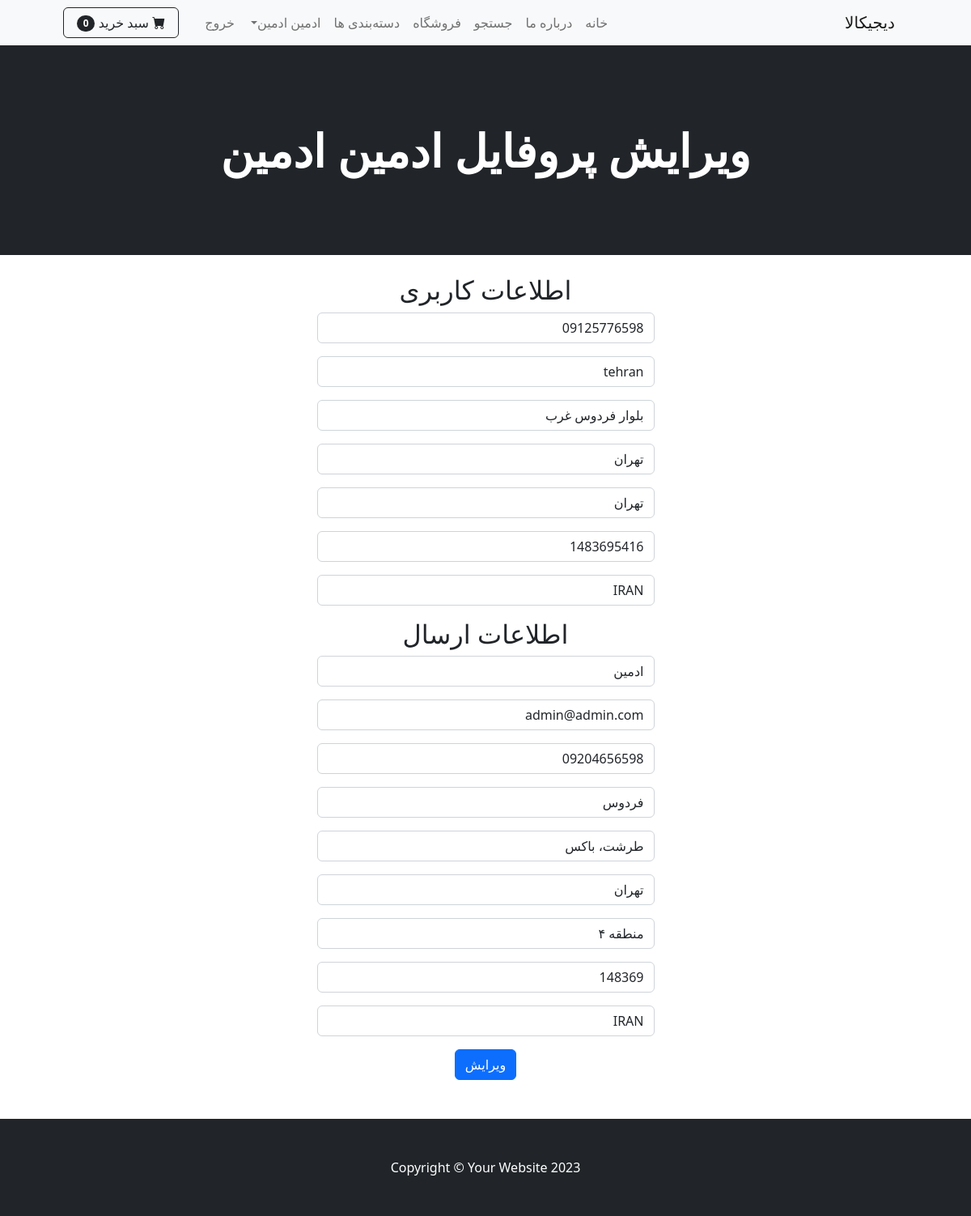
The app's page /accounts/update_profile/ (signed in) with its own data.
### shop/models.py (models this page shows, shortened)
class Profile(models.Model):
    user = models.OneToOneField(
        User, on_delete=models.CASCADE, related_name='profile')
    date_modified = models.DateTimeField(User, auto_now=True)
    phone = models.CharField(max_length=25, blank=False)
    address1 = models.CharField(max_length=255, blank=False)
    address2 = models.CharField(max_length=255)
    city = models.CharField(max_length=25)
    state = models.CharField(max_length=25)
    zipcode = models.CharField(max_length=25)
    country = models.CharField(max_length=25, default='IRAN')
    my_cart = models.CharField(max_length=200, blank=True, null=True)

### payment/models.py (models this page shows, shortened)
class ShippingAddress(models.Model):
    user = models.ForeignKey(
        User, on_delete=models.CASCADE, null=True, blank=False)
    shipping_fullName = models.CharField(max_length=255)
    shipping_email = models.CharField(max_length=255)
    shipping_phone = models.CharField(max_length=25, blank=True)
    shipping_address1 = models.CharField(max_length=255, blank=True)
    shipping_address2 = models.CharField(max_length=255, null=True)
    shipping_city = models.CharField(max_length=25)
    shipping_state = models.CharField(max_length=25, blank=True, null=True)
    shipping_zipcode = models.CharField(max_length=25, blank=True, null=True)
    shipping_country = models.CharField(max_length=25, default='IRAN')

### accounts/views.py (the view)
# urls.py: path("update_profile/", views.update_profile, name="update_profile"),
def update_profile(request):
    profile = get_object_or_404(models.Profile, user=request.user)
    profile, created = models.Profile.objects.get_or_create(user=request.user)
    shipping_user, created = ShippingAddress.objects.get_or_create(
        user=request.user)
    if request.method == 'POST':
        form = forms.UpdateUserProfile(request.POST, instance=profile)
        shipping_form = ShippingForm(request.POST, instance=shipping_user)
        if form.is_valid() or shipping_form.is_valid():
            form.save()
            shipping_form.save()
            messages.success(request, 'پروفایل با موفقیت به‌روزرسانی شد!')
            return redirect('home')
    else:
        form = forms.UpdateUserProfile(instance=profile)
        shipping_form = ShippingForm(instance=shipping_user)
    return render(request, 'accounts/update_profile.html', {'form': form, 'shipping_form': shipping_form})

### cart/cart.py (called while the page is built)
    def __len__(self):
        return sum(item['qty'] for item in self.cart.values())

### cart/context_processors.py (called while the page is built)
def cart(request):
    return {'cart': Cart(request)}

### templates/accounts/update_profile.html (shortened to what this page needs)
{% extends 'base.html' %}
{% block content %}
<header class="bg-dark py-5">
	<div class="container px-4 px-lg-5 my-5">
		<div class="text-center text-white">
			<h1 class="display-4 fw-bolder">ویرایش پروفایل
				{% if user.profile %}
				{{ user.first_name }} {{ user.last_name }}
				{% else %}
				<p>ناشناس</p>
				{% endif %}
			</h1>
		</div>
	</div>
</header>
<div class="container">
	<div class="row">
		<center>
			<div class="col-5 p-4">
				<h2>اطلاعات کاربری</h2>
				<form method="POST" action="{% url 'update_profile' %}" enctype="multipart/form-data" novalidate>
					{{form.as_p}}
					<h2>اطلاعات ارسال</h2>
					{{shipping_form.as_p}}
					<button type=" submit" class="btn btn-primary">ویرایش</button>
				</form>
				<br>
			</div>
		</center>
	</div>
</div>
{% endblock content %}

### templates/navbar.html (shortened to what this page needs)
<nav class="navbar navbar-expand-lg navbar-light bg-light">
	<div class="container px-4 px-lg-5">
		<a class="navbar-brand" href="{% url 'shop' %}">دیجیکالا</a>
		<div class="collapse navbar-collapse" id="navbarSupportedContent">
			<ul class="navbar-nav me-auto mb-2 mb-lg-0 ms-lg-4">
				<li class="nav-item"><a class="nav-link {% if request.path == '/' %}active{% endif %}"
						aria-current="page" href="{% url 'home' %}">خانه</a>
				</li>
				<li class="nav-item"><a class="nav-link {% if request.path == '/about/' %}active{% endif %}"
						href="{% url 'about' %}">درباره ما</a></li>
				<li class="nav-item"><a class="nav-link {% if request.path == '/shop/search' %}active{% endif %}"
						href="{% url 'search' %}">جستجو</a></li>
				<li class="nav-item"><a class="nav-link {% if request.path == '/shop/' %}active{% endif %}"
						href="{% url 'shop' %}">فروشگاه</a></li>
				<li class="nav-item"><a class="nav-link {% if request.path == '/shop/category/' %}active{% endif %}"
						href="{% url 'category_summary' %}">دسته‌بندی ها</a></li>
				{% if user.is_authenticated %}
				<li class="nav-item dropdown">
					<a class="nav-link dropdown-toggle" id="navbarDropdown" href="#" role="button"
						data-bs-toggle="dropdown" aria-expanded="false">{{user.first_name}}
						{{user.last_name}}</a>
				</li>
				<li class="nav-item"><a class="nav-link {% if request.path == '/accounts/logout/' %}active{% endif %}"
						href="{% url 'logout' %}">خروج</a></li>
				{% else %}
				<li class="nav-item"><a class="nav-link {% if request.path == '/accounts/login/' %}active{% endif %}"
						href="{% url 'login' %}">ورود</a></li>
				<li class="nav-item"><a class="nav-link {% if request.path == '/accounts/register/' %}active{% endif %}"
						href="{% url 'register' %}">ثبت نام</a></li>
				{% endif %}
			</ul>
			<form class="d-flex">
				<a href="{% url 'cart_summary' %}" class="btn btn-outline-dark">
					<i class="bi-cart-fill me-1"></i>
					سبد خرید
					<span class="badge bg-dark text-white ms-1 rounded-pill" id="cart_quantity">{{cart | length}}</span>
				</a>
			</form>
		</div>
	</div>
</nav>

### records on screen
Profile: phone "09125776598", address1 "tehran", address2 "بلوار فردوس غرب", city "تهران", state "تهران", zipcode "1483695416", country "IRAN"
ShippingAddress: shipping_fullName "ادمین", shipping_email "admin@admin.com", shipping_phone "09204656598", shipping_address1 "فردوس", shipping_address2 "طرشت، باکس", shipping_city "تهران", shipping_state "منطقه ۴", shipping_zipcode "148369", shipping_country "IRAN"

### other values on screen
{{ user.first_name }} "ادمین"
{{ user.last_name }} "ادمین"
{{ cart | length }} "0"
